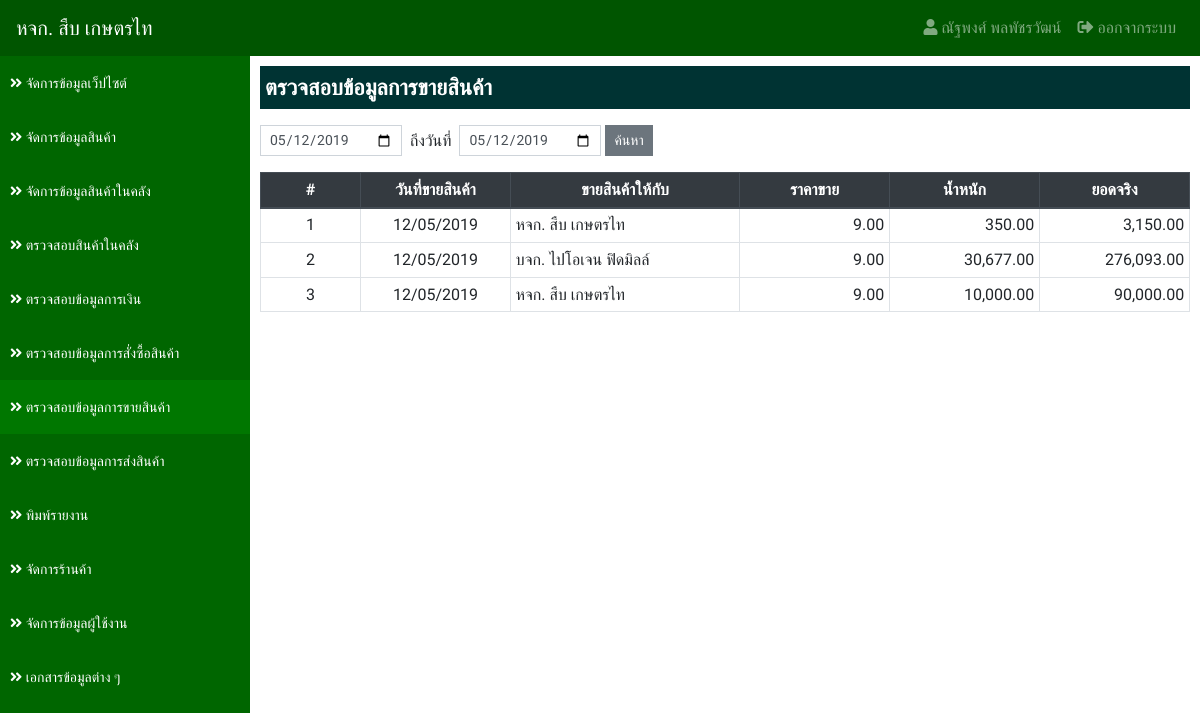
/?app=datatransfer&action=sale (signed in), run on the app's committed database.
### tables this page shows
CREATE TABLE `lot_tb` (
  `lot_id` int(11) NOT NULL,
  `products_id` int(11) NOT NULL COMMENT 'รหัสสินค้า',
  `lot_date` date NOT NULL COMMENT 'วันที่ซื้อสินค้า',
  `lot_weight` decimal(10,2) NOT NULL COMMENT 'น้ำหนัก',
  `lot_price_buy` decimal(10,2) NOT NULL COMMENT 'ราคาซื้อ',
  `store_buy_id` int(11) NOT NULL COMMENT 'ซื้อกับ',
  `lot_price_sale` decimal(10,2) NOT NULL COMMENT 'ราคาขาย',
  `lot_date_sale` date NOT NULL COMMENT 'วันที่ขาย',
  `store_sale_id` int(11) NOT NULL COMMENT 'ขายให้กับ',
  `lot_status` int(1) NOT NULL DEFAULT '1' COMMENT 'สถานะ 1.ยังไม่ได้ขาย 2.ขายแล้ว',
  `lot_transfer` int(1) NOT NULL DEFAULT '1' COMMENT 'สถานะการส่ง 1.ยังไม่ได้ส่ง 2.ส่งเรียบร้อยแล้ว',
  `lot_transfer_date` date NOT NULL COMMENT 'วันที่ส่งสินค้า',
  `lot_other` decimal(10,2) NOT NULL COMMENT 'ค่ากรรมกร',
  `lot_fitby` int(11) NOT NULL COMMENT 'ผู้บันทึก',
  `lot_fitdate` datetime NOT NULL COMMENT 'บันทึกเมื่อ'
);

CREATE TABLE `store_tb` (
  `store_id` int(11) NOT NULL,
  `store_name` varchar(255) NOT NULL COMMENT 'ชื่อร้าน',
  `store_address` varchar(255) NOT NULL COMMENT 'ที่อยู่',
  `store_phone` varchar(100) NOT NULL COMMENT 'เบอร์โทรศัพท์',
  `store_tax` varchar(100) NOT NULL COMMENT 'เลขประจำตัวผู้เสียภาษี',
  `store_type` int(1) NOT NULL COMMENT 'ประเภทร้าน 1.เจ้าของร้าน 2.ร้านซื้อสินค้า 3.ร้านขายสินค้า',
  `store_status` int(1) NOT NULL COMMENT 'สถานะ 1.ใช้งาน 2.ปิดการใช้งาน 3.ลบ'
);

### applications/connect_db.php (called while the page is built, shortened)
<?php
    $serveName      = "localhost";
    $userConect     = "root";
    $passConnect    = "";
    $DB             = "sub_data";
    $conn           = new mysqli($serveName, $userConect, $passConnect, $DB);
    $conn->set_charset("utf8");
    function select_db($sql) {
        Global $conn;
        return $conn->query($sql);
    }
?>

### applications/datatransfer/sale.php (the view, shortened to what this page needs)
<?php
    if (empty($_POST['date_start']) && empty($_POST['date_end'])) {
        $dateStart = date('Y-m-d');
        $dateEnd = date('Y-m-d');
    } else {
        $dateStart = $_POST['date_start'];
        $dateEnd = $_POST['date_end'];
    }
    $result = select_db("
        SELECT
            lot_tb.*,
            store_tb.store_name
        FROM
            lot_tb
        INNER JOIN store_tb ON lot_tb.store_sale_id = store_tb.store_id
        WHERE
            lot_date_sale BETWEEN '$dateStart 00:00:00' AND '$dateEnd 23:59:59'
        ORDER BY
            lot_date_sale ASC
    ");
?>
<div class="detail">
    <p class="title">ตรวจสอบข้อมูลการขายสินค้า</p>
    <form action="" class="form-inline" method="POST">
        <div class="input-group mb-3">
            <input type="date" name="date_start" value="<?=$dateStart?>" class="form-control form-control-sm">
            <div class="mt-1">&nbsp; ถึงวันที่ &nbsp;</div>
            <input type="date" name="date_end" value="<?=$dateEnd?>" class="form-control form-control-sm">&nbsp;
            <button type="submit" class="btn btn-secondary btn-sm">ค้นหา</button>
        </div>
    </form>
    <table class="table table-bordered table-hover table-sm">
        <thead class="thead-dark">
            <tr>
                <th class="text-center" style="width: 100px;">#</th>
                <th class="text-center" style="width: 150px;">วันที่ขายสินค้า</th>
                <th class="text-center">ขายสินค้าให้กับ</th>
                <th class="text-center" style="width: 150px;">ราคาขาย</th>
                <th class="text-center" style="width: 150px;">น้ำหนัก</th>
                <th class="text-center" style="width: 150px;">ยอดจริง</th>
            </tr>
        </thead>
        <tbody>
        <?php
            if ($result->num_rows > 0) {
                $i = 1;
                while($row = $result->fetch_assoc()) {
        ?>
            <tr>
                <td class="text-center"><?=$i?></td>
                <td class="text-center"><?=date_format(date_create($row['lot_date_sale']),"d/m/Y")?></td>
                <td><?=$row['store_name']?></td>
                <td class="text-right"><?=number_format($row['lot_price_sale'],2)?></td>
                <td class="text-right"><?=number_format($row['lot_weight'],2)?></td>
                <td class="text-right"><?=number_format($row['lot_weight']*$row['lot_price_sale'],2)?></td>
            </tr>
        <?php $i++;}} else { ?>
            <tr>
                <td class="text-center" colspan="6">ไม่มีข้อมูล</td>
            </tr>
        <?php } ?>
        </tbody>
    </table>
</div>

### assets/css/custom.css (style rules this page uses)
html { overflow-x: hidden; }
body { font-family: 'Niramit', sans-serif; }
.form-control, .btn { border-radius: 0px; }
.content > .detail { padding: 10px; }
.content > .detail > .title { font-size: 22px; font-weight: bold; padding: 5px; background-color: #003333; color: #FFF; }

### data on the page
lot_tb: lot_date_sale "12/05/2019", store_tb.store_name "หจก. สืบ เกษตรไท", lot_price_sale "9.00", lot_weight "350.00", $row['lot_weight']*$row['lot_price_sale'] "3,150.00"
lot_tb: lot_date_sale "12/05/2019", store_tb.store_name "บจก. ไปโอเจน ฟิดมิลล์", lot_price_sale "9.00", lot_weight "30,677.00", $row['lot_weight']*$row['lot_price_sale'] "276,093.00"
lot_tb: lot_date_sale "12/05/2019", store_tb.store_name "หจก. สืบ เกษตรไท", lot_price_sale "9.00", lot_weight "10,000.00", $row['lot_weight']*$row['lot_price_sale'] "90,000.00"

### other printed values
$_SESSION['user_fullname'] "ณัฐพงศ์ พลพัชรวัฒน์"
